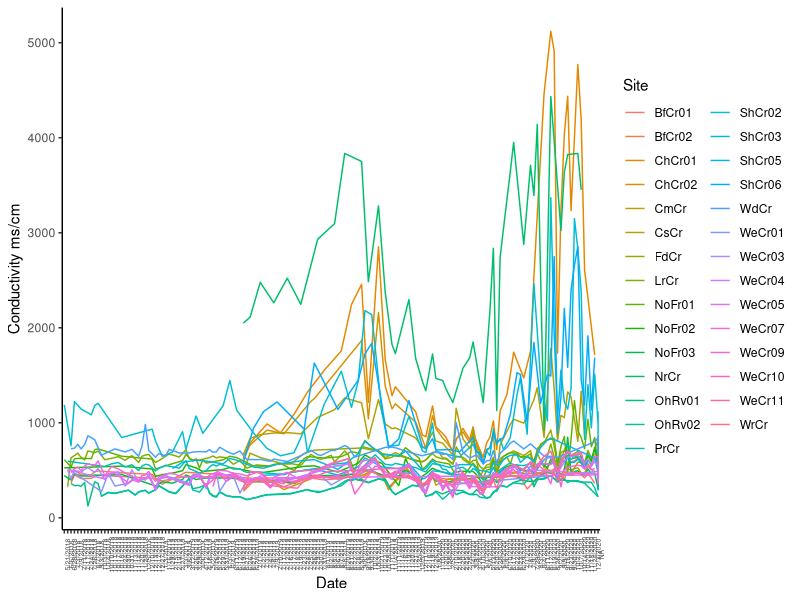
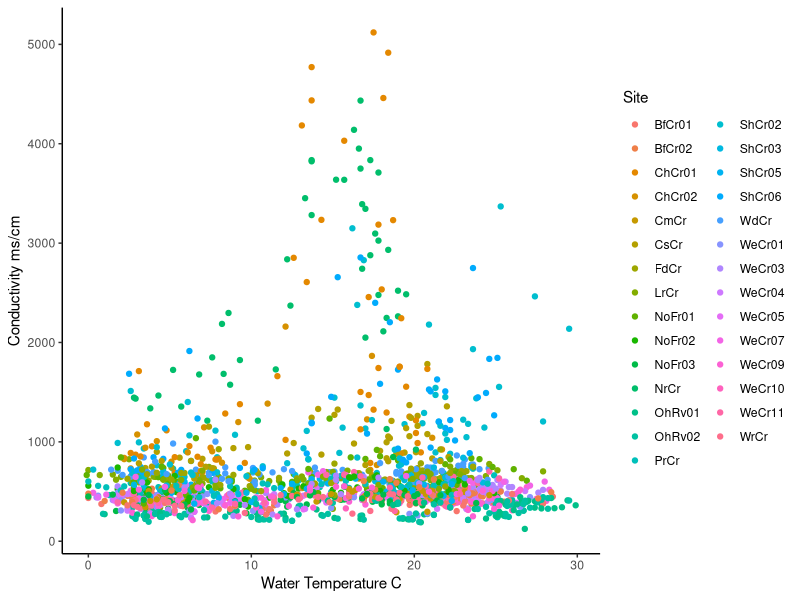
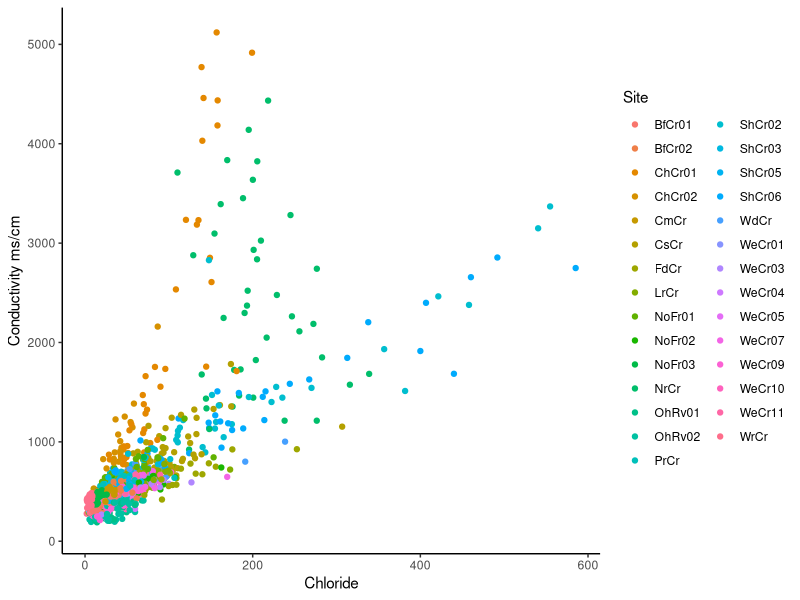
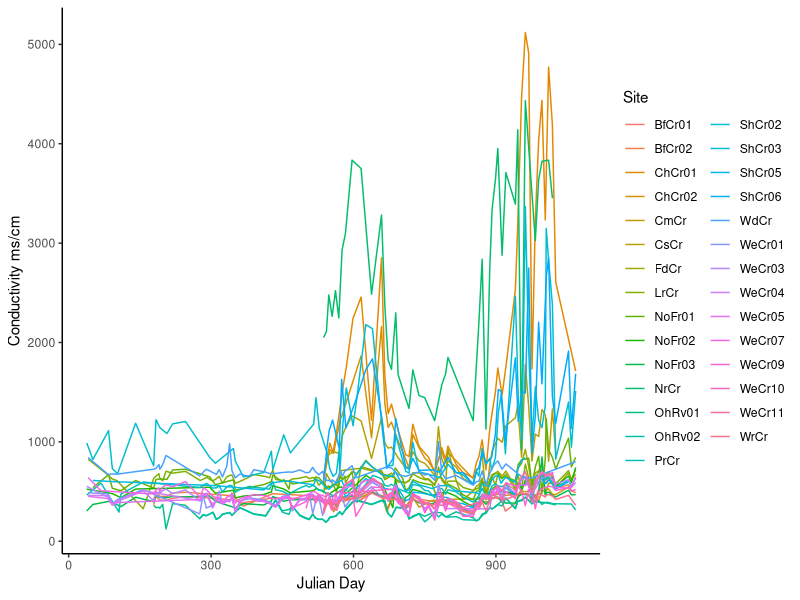

Write the R code that produced these figures, in order.
waterchem2 <- read.csv("Water Chem.csv")

library(ggplot2)

levels(waterchem2$Date)
waterchem2$Date <- factor(waterchem2$Date, levels = c("2/7/18", "2/10/18", "2/20/18", "3/9/18","3/24/18","3/25/18",
                                                      "4/2/18", "4/9/18", "4/12/18","4/13/18","4/16/18", "4/20/18", "5/21/2018",
                                                      "6/6/2018", "6/28/2018", "7/3/2018", "7/9/2018", "7/11/2018", "7/17/2018", 
                                                      "7/24/2018",  "7/26/2018", "8/7/2018", "9/3/2018", "10/3/2018", "10/4/2018",
                                                      "10/10/2018", "10/11/2018", "10/17/2018", "10/18/2018", "10/24/2018",
                                                      "10/30/2018", "10/31/2018", "11/01/2018", "11/05/2018", "11/07/2018", 
                                                      "11/08/2018", "11/13/2018", "11/14/2018", "11/20/2018", "11/29/2018", 
                                                      "12/5/2018", "12/10/2018", "12/13/2018", "12/17/2018", "12/27/2018", 
                                                      "1/3/2019", "1/16/2019", "1/29/2019", "2/15/2019",  "2/19/2019", "2/27/2019", 
                                                      "3/3/2019", "3/6/2019", "3/12/2019", "3/26/2019", "3/29/2019", "4/9/2019", 
                                                      "4/12/2019", "4/16/2019", "5/2/2019", "5/16/2019", "5/22/2019", "5/29/2019",  
                                                      "5/31/2019", "6/3/2019", "6/4/2019", "6/11/2019",  "6/12/2019",  "6/19/2019",
                                                      "6/21/2019",  "6/26/2019", "6/27/2019",  "6/28/2019", "7/1/2019",  "7/2/2019",
                                                      "7/3/2019",  "7/4/2019", "7/8/2019", "7/9/2019", "7/10/2019", "7/11/2019", 
                                                      "7/12/2019",  "7/16/2019", "7/17/2019",  "7/18/2019",  "7/19/2019",   "7/23/2019", 
                                                      "7/24/2019",  "7/25/2019",  "7/26/2019",  "7/29/2019",  
                                                      "7/30/2019",  "7/31/2019", "8/1/2019",   "8/2/2019", "8/5/2019",   "8/6/2019",
                                                      "8/7/2019",   "8/8/2019", "8/20/2019",  "8/21/2019", "8/22/2019",  "8/28/2019",  
                                                      "8/30/2019", "9/8/2019", "9/18/2019", "9/30/2019", "10/2/2019", "10/3/2019",
                                                      "10/21/2019", "10/23/2019", "10/28/2019", "11/1/2019", "11/4/2019", "11/11/2019", 
                                                      "11/13/2019","11/14/2019", "11/16/2019", "11/19/2019","11/20/2019", "11/21/2019", 
                                                      "11/25/2019", "12/5/2019","12/11/2019", "12/18/2019", "12/19/2019", "12/26/2019",   
                                                      "1/8/2020", "1/10/2020", "1/20/2020","1/28/2020", "2/5/2020", 
                                                      "2/10/2020", "2/18/2020", "2/20/2020",  "2/25/2020", "2/28/2020", "3/4/2020",
                                                      "3/9/2020", "3/26/2020", "4/10/2020", "5/1/2020", "5/8/2020", "5/13/2020",
                                                      "5/20/2020", "5/28/2020", "6/5/2020", "6/9/2020", "6/10/2020", "6/17/2020",
                                                      "6/22/2020", "6/23/2020", "6/29/2020", "7/1/2020", "7/8/2020", "7/9/2020",
                                                      "7/29/2020", "8/3/2020", "8/4/2020", "8/11/2020", "8/12/2020", "8/19/2020",
                                                      "8/26/2020", "9/2/2020", "9/9/2020", "9/16/2020", "9/23/2020", "9/30/2020",
                                                      "10/2/2020", "10/7/2020", "10/14/2020", "10/20/2020", "11/18/2020", "11/24/2020",
                                                      "12/3/2020"))

ggplot(waterchem2,aes(x = Date ,y = Conductivity, colour = Site, group = Site)) + 
  geom_line() +
  theme_classic() +
  theme(axis.text.x = element_text(angle = 90)) +
  theme(axis.text.x = element_text(size=5)) +
  labs(y = "Conductivity ms/cm", x = "Date")
##somethings messed up in the sheet that i need to fix
##at the end of the graph where the dates should end there is N/A so it messes it up
##but this is the gist of how i did the time series


ggplot(waterchem2,aes(x = Water.Temp ,y = Conductivity, colour = Site, group = Site)) + 
  geom_point() +
  theme_classic() +
  labs(y = "Conductivity ms/cm", x = "Water Temperature C")

ggplot(waterchem2,aes(x = Chloride ,y = Conductivity, colour = Site, group = Site)) + 
  geom_point() +
  theme_classic() +
  labs(y = "Conductivity ms/cm", x = "Chloride")

################################################################################
#using julian day


ggplot(waterchem2,aes(x = Julian.Day ,y = Conductivity, colour = Site, group = Site)) + 
  geom_line() +
  theme_classic() +
  labs(y = "Conductivity ms/cm", x = "Julian Day")

